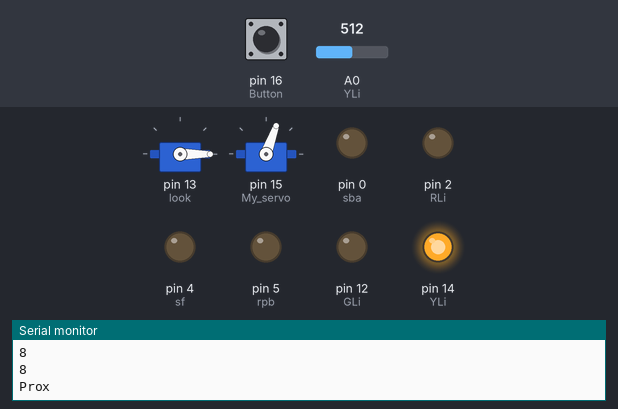
Recording of a sketch running on a simulated Arduino Uno, built for the host (arithmetic inside an expression is 32-bit, double 64-bit). Shown: 2 × servo, output pins drawn as LEDs (lit = HIGH), the last lines printed to the serial monitor. The test bench sets the inputs (shaded band); at power-on: A0 (YLi) = 512, pin 16 (Button) LOW. No MQTT or app messages arrive unless stated.

Above: at 1.2 s.
1.3 s: A0 (YLi) set to 598
At 2.64 s:
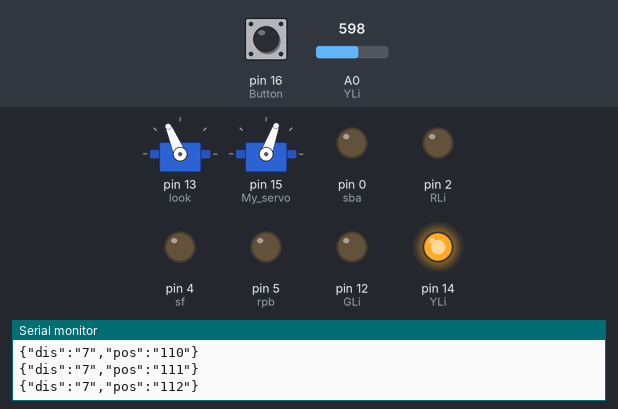
4.8 s: A0 (YLi) set to 619
At 4.95 s:
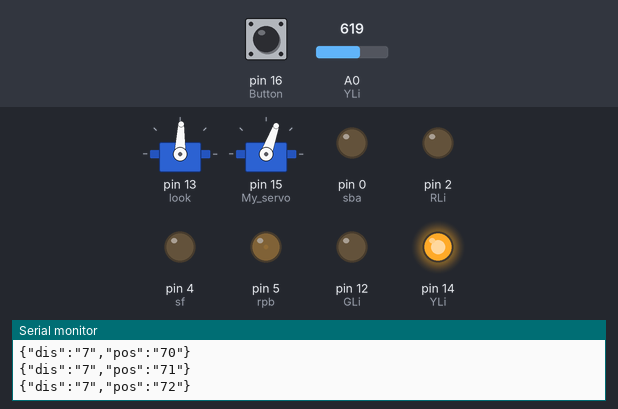
At 6.5 s:
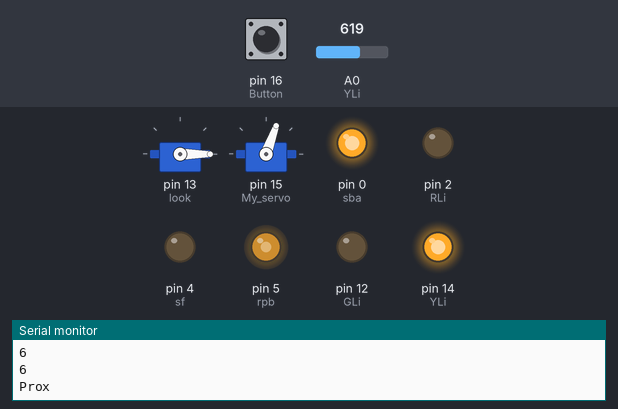
Timing chart, 0 to 14.3 s (numbered marks = the images above; inputs shaded):
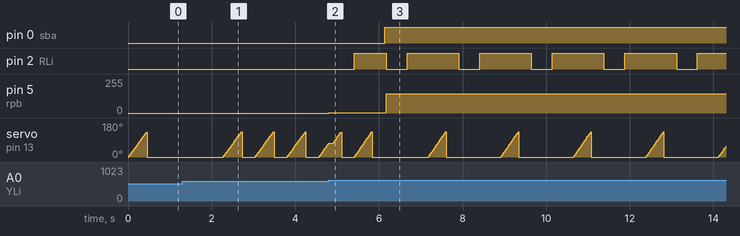

The sketch:

robot_vv1.ino
```cpp
#include <Servo.h>// Ett servo bibliotek som gör det enklare att kontrolera servot
#define sf 4// sf går till den integrerade H bryggan A i esp kortet och snurrar framåt
#define sba 0//sba går till samma hbrygga men vrider motorn backåt
#define rpb 5// rpm bestämmer plusen på PWN som styr varv talet på roboten
#define YLi 14// går till den gula LED:en
#define RLi 2// går till den Röda LED:en
#define GLi 12// går till den gröna LED:en
#define Button 16//input för knappens signal
#include <Wire.h>//
#include "EspMQTTClient.h"// ett biblotek som gör det enklare att skicka/hantera mqtt packet
#include <ArduinoJson.h>// ett biblotek som  gör det enklare att skapa Json filer

Servo My_servo;//MY_servo är namnet för det servot som styr svängningen
Servo look;// Look är det servot som svänger sensron vilket ger sensorn en 140graders synfält

int Loop =0;// en int som kommer hålla koll på hur många gånger stop caset körs på rad
int proxList[140];// en array som fylls med det avstånd som sensorn uppfattar per grad
int grad = 0;// graden som look servot har snurrat
int Pot;// pot är den som läses av av sensorn
int distance = 0;//Avstånds variable som ändras av sensorn
int velocity = 0;// den totala hastigheten på roboten
bool Press = false;//Tryck bool som ändras när man trycker på knappen
int Speed = 400;// standard farten för roboten
int diri = 1;// riktnigen som den åker åt 1= fram 0= bak
bool last_turn = false;// den senaste svängen som roboten tog

unsigned long previousMillis = 0;
unsigned long currentMillis;

typedef enum Direction{// alla cases
  Standby,//standby gör inget väntar på att bli startad
  Forward,//forward åker framåt beroende på sensor värden
  Stop,// stop stannar och backar
  };
Direction di;// förkortning för directions

void onConnectionEstablished();//förklarar att onConnectionEstablished existera

EspMQTTClient client(//skapar en client som används för att connecta till hemsidan
  "ABBIndgymIoT_2.4GHz",                 // Wifi ssid
  "ValkommenHit!",                 // Wifi password
  "192.168.0.116",                   // MQTT broker ip
  1883,                   // MQTT broker port
  "oliner",              // MQTT username
  "apa",             // MQTT password
  "microdator",                 // Client name
  onConnectionEstablished,// Connection established callback
  true,                   // Enable web updater
  true                    // Enable debug messages
);

void setup() {
  di = Standby;// det förta caset blir standby
  pinMode(sf,OUTPUT);//förklarar sf som en output pin
  pinMode(sba,OUTPUT);//sba blir output pin
  pinMode(rpb,OUTPUT); //rpb -||-
  pinMode(RLi,OUTPUT);//RLi-||-
  pinMode(YLi,OUTPUT);//YLi-||-
  pinMode(GLi,OUTPUT); //GLi-||-
  pinMode(Button,INPUT);//button blir input eftersom den ska registrera ett knapp tryck
  look.attach(13);//declarerar vilken pin som look servot strys från
  My_servo.attach(15);//declarerar vilken pin som styr servot körs från
  Serial.begin(115200);//frekvensen som Serial printas den måste stämma överens med mqqt så att man kan få korekta error medelande
  look.write(0);//startar sevor på grad 0
  My_servo.write(70);// startar servot på mitten då den totala graden blir 140
}

void Send(String dis, String angle){// ensend funktion som skapar ett json objekt som skickas vi mqqt till hemsidan
  StaticJsonBuffer<150> jsonBuffer; //Skapar en buffer, det vill säga så mycket minne som vårt blivande jsonobjekt får använda.
  JsonObject& root = jsonBuffer.createObject(); //Skapar ett jsonobjekt som vi kallar root
  root["dis"] = dis; //Skapar parameterna dis och ger den avståndet till väggen
  root["pos"]= String(angle);//pos vilket blir positionen i en array på hemsidan
  String buffer; //Skapar en string som vi kallar buffer
  root.printTo(buffer); //Lägger över och konverterar vårt jsonobjekt till en string och sparar det i buffer variabeln.
  Serial.println(buffer);// skriver ut det den ska skicka så man kan se att inget gick snet
  client.publish("json",buffer);//publiserar vårat medelande via clienten som vi declarerade ovan
}
void onConnectionEstablished(){}

void accerlation (int maxspeed,int dir,int duration){// en function som accelererar robotet framåt
  float delaytime = duration/ (maxspeed-100);// räknar ut delay time så man får den durationen som man vill ha
  if (velocity!=maxspeed){//om den nya farten skiljer sig från den gamla så ska det sku en accerlation
    velocity= maxspeed;// sätter robotens totala fart till den nya
    if (dir == 1){//kollar om man vill accelerera framåt

      digitalWrite(sf, HIGH);
      digitalWrite(sba,LOW);
      for(int v = 100; v<maxspeed; v+=1){//för varje cykel så ökar hastig heten till ett tills man har nått den slutliga hastigheten
        analogWrite(rpb,v);
        delay(delaytime);}}

    else{// körs om man vill baka
      digitalWrite(sba, HIGH);
      digitalWrite(sf,LOW);
      for(int v = 100; v<maxspeed; v+=1){//samma som ovan
        analogWrite(rpb,v);
        delay(delaytime);}}}}

void retard(int endspeed, int duration){// en funktion för att retardera (bromsa in) med duration och den slutliga hastigheten som man vill ha
  if(velocity =! endspeed){//inget körs om inte den slutliga hastigheten skiljer sig från den totala
    float delaytime = duration/(velocity-endspeed);//räknar ut paus tiden om if satsen ovan inte hade existerat så skulle man dividerat med 0 och fått en oändlig lång paus tid
    for(int s=velocity;s>endspeed; s-= 1){//för varje cykel så minskar den totala hastigheten med ett tills man har nått den valda hastigheten
      analogWrite(rpb,s);
      delay(delaytime);
      }
    velocity = endspeed;// updaterar robotens totala fart
    }}

void turn(int dir){// en sväng funktion
    if (dir == 1){// svänger Höger om dir =1
      My_servo.write(140);
      delay(100);
      Serial.println("RIGHT");
    }else{//annars svänger den höger
      My_servo.write(0);
      delay(100);
      Serial.println("LEFT");//skriver vart den svänger för att göra det enklare att felsöka
    }
      Serial.println(diri);
      if(diri==1){//OM ROBOTENS RIKTNING är frammåt så gasar den i kurvan
        accerlation(1000,diri,250);
        delay(400);
        accerlation(Speed,diri,250);// bromsar in igen
      }else if(diri == 0){//annars så backar den
         Serial.println("reverse");// visar att den backar vilket gör det enklare att felsöka
         accerlation(1000,diri,250);
         delay(800);
         retard(0,250);// sen stannar den
      }
      My_servo.write(70);// svänger upp hjulen igen
    }

void prox(){
  for(int x = 0;x<140; x+=1){//för varje grad och tar av ståndet
    look.write(x);//snurrar till den grad som körs
    delay(3);//väntar tre milli sekunder för att kompensera för den mekaniska delayen
    distance = analogRead(Pot);// tar in det rå värdet från sensorn
    int cm = pow(3027.4/distance, 1.2134); //konverterar distansen(cm)
    proxList[x] = cm;// lägger in det i arrayen
    if(x>30 and x<110 and diri== 1 and cm <7){// kollar så att det inte är en vägg i vägen
      di= Stop;
      diri = 0;
      retard(0,100);// isåfall stannar den och förbered
    };
    if(di==Standby){
      Send(String(cm),String(x));// den skickar bara till hemsidan uder standby eftersom det skapas lagg när den kör i labyrinten så den ska endast demonstrera att det funkar
    }};
  look.write(0);//ställer tillbaka servot
  Serial.println(proxList[0]);// skriver ut vad den såg sist och först för att enklare felsöka
  Serial.println(proxList[139]);
  Serial.println("Prox");// indekerar att den körde prox
  delay(300);
  }

void loop() {//den loop som kör hela programmet
  switch(di){// här nedan förklaras vad alla cases gör
    case Standby:
      digitalWrite(YLi,HIGH);// tänder den gula lampan
      Press = digitalRead(Button);//läser av efter knapp tryck
      if (Press == true){// om knappen trycks så släcks den gula lampan
        Press = false;
        digitalWrite(YLi,LOW);
        diri = 1;// förklarar att den ska börja åka frammåt
        accerlation(Speed,diri,300);// acceelererar framåt
        di = Forward;// byter case till forward
        break;
        };
      prox();// kör prox funktionen
      break;
    case Forward:
      digitalWrite(RLi,LOW);// om den röda lampan va på så släcks den
      digitalWrite(GLi,HIGH);// den gröna lampan tänds
      prox();//kör prox funktionen
      if(di == Stop){// om di ändras i prox så avbryts caset direkt
        break;
      }
      if(proxList[0]>proxList[139]-1 and proxList[0]<proxList[139]+1 and proxList[70]<7){
        // om av avstånden på båda sidorna är samma så fortsätter den framåt
        break;
      }else if(proxList[0]>proxList[139]+2){//om en utav sidorna är längre ifrån än den andra så svänger den i från den och sätter last_turn till det motsatta eftersom man när man backar så svänger man åt måtsatt håll
        turn(1);
        last_turn = false;
      }else if(proxList[0]<proxList[139]-2){
        turn(0);
        last_turn = true;
      }
      break;
    case Stop:
      digitalWrite(GLi,LOW);//släcker den gröna lampan
      digitalWrite(RLi,HIGH);// tänder den röda
      prox();// gör en prox igen för att se var allting är
      if((proxList[0]>proxList[139]-2 and proxList[0]<proxList[139]+2) or Loop ==3){//om avståndet är lika så baackar den rakt bakåt eller om den har kört igenom caset 3 gånger utan att ha gjort något
        Loop=0;// resetar loop utifall den skulle bugga sig igen
        accerlation(Speed,diri,250);//accelererar bakåt
        digitalWrite(RLi,LOW);//blinkar den röda lampan
        delay(500);
        digitalWrite(RLi,HIGH);
        delay(500);
        break;
      }else if(proxList[0]>proxList[139]+2){//om ena avståndet till vägen är större än det andra så svänger den
        Loop=0;//loop resetas
        turn(last_turn);//svänger enligt last turn
        retard(0,250);// stannar
        prox();// kör en prox igen
        diri = 1;// ställer in roboten på att åka frammåt
        turn(1);// svänger iväg från väggen
        last_turn = false;// sääter last turn på motsatt
        delay(400);// en delay så den kan köra lite framåt
        di = Forward;//bytter till case forward
      }else if(proxList[0]<proxList[139]-2){// samma som ovan fast inverterade svängar
        Loop=0;
        turn(last_turn);
        My_servo.write(70);
        prox();
        diri=1;
        turn(0);
        last_turn = true;
        delay(400);
        di = Forward;
      }
      Loop+=1;// lägger till

      Serial.println("STOP");// indikerar att den stannade

      break;

}
  if (di== Standby){//om caset är på standby så updateras client så att man inte får lagg när roboten kör
    client.loop();
  }

}
```

Measured:
- the behaviour switches between 608 and 609 on A0 (YLi) (found by bisection; images 1 and 2)
- after the input at 4.8 s, pin 0 (sba): LOW → HIGH after 1.3 s; pin 2 (RLi): LOW → HIGH after 0.61 s, then repeats every 1.7 s: LOW 0.50 s, HIGH 1.2 s; pin 5 (rpb): 0/255 → 1/255 at once, → 143/255 1.4 s later
